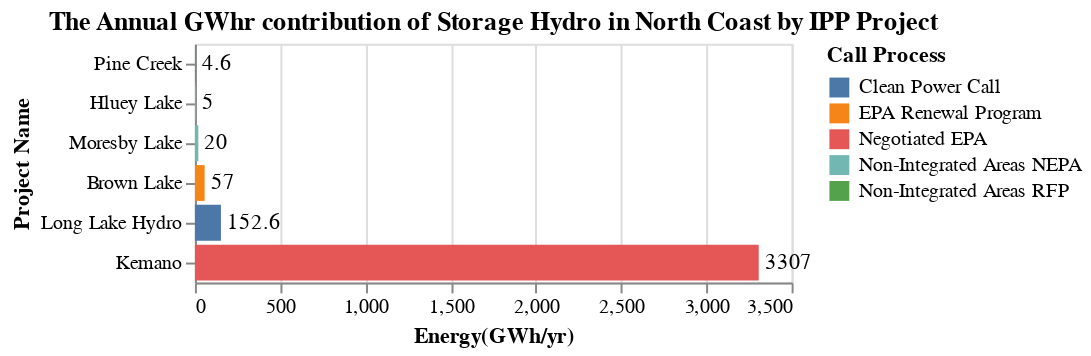

The code cell stored with this chart in its notebook:
### Code cell
title = alt.TitleParams('The Annual GWhr contribution of Storage Hydro in North Coast by IPP Project')

capacity_IPP = alt.Chart(data_NC, title = title).mark_bar().encode(
                    alt.Y('Project_name', title='Project Name',sort='x'),
                    alt.X('sum(Energy(GWh/yr))', title='Energy(GWh/yr)'),
                    alt.Color('Call_process', title = 'Call Process')).properties( width=300)
energy_NC_Loc_chart = capacity_IPP + capacity_IPP.mark_text(
    color = 'black', align='left', dx = 3).encode(text='sum(Energy(GWh/yr))',color=alt.value('black'))
energy_NC_Loc_chart

### Figure 1 — Vega-Lite specification as saved in the notebook (floating-point values rounded to 4 significant figures)
{"config": {"view": {"continuousWidth": 300, "continuousHeight": 300}}, "layer": [{"mark": {"type": "bar"}, "encoding": {"color": {"field": "Call_process", "title": "Call Process", "type": "nominal"}, "x": {"aggregate": "sum", "field": "Energy(GWh/yr)", "title": "Energy(GWh/yr)", "type": "quantitative"}, "y": {"field": "Project_name", "sort": "x", "title": "Project Name", "type": "nominal"}}, "title": {"text": "The Annual GWhr contribution of Storage Hydro in North Coast by IPP Project"}}, {"mark": {"type": "text", "align": "left", "color": "black", "dx": 3}, "encoding": {"color": {"value": "black"}, "text": {"aggregate": "sum", "field": "Energy(GWh/yr)", "type": "quantitative"}, "x": {"aggregate": "sum", "field": "Energy(GWh/yr)", "title": "Energy(GWh/yr)", "type": "quantitative"}, "y": {"field": "Project_name", "sort": "x", "title": "Project Name", "type": "nominal"}}, "title": {"text": "The Annual GWhr contribution of Storage Hydro in North Coast by IPP Project"}}], "data": {"name": "data-57f70773628994c254f670496ed0de41"}, "width": 300, "$schema": "https://vega.github.io/schema/vega-lite/v5.20.1.json", "datasets": {"data-57f70773628994c254f670496ed0de41": [{"Sub_region": "North Coast", "Project_name": "Pine Creek", "IPP_seller": "XEITL Limited Partnership", "Location": "Atlin", "Type": "Storage Hydro", "Year": "2006", "Call_process": "Non-Integrated Areas RFP", "Capacity(MW)": 2.0, "Energy(GWh/yr)": 4.6, "Region": "North Coast"}, {"Sub_region": "North Coast", "Project_name": "Hluey Lake", "IPP_seller": "MPT Hydro LP", "Location": "Dease Lake", "Type": "Storage Hydro", "Year": "2020", "Call_process": "Non-Integrated Areas NEPA", "Capacity(MW)": 3.0, "Energy(GWh/yr)": 5.0, "Region": "North Coast"}, {"Sub_region": "North Coast", "Project_name": "Kemano", "IPP_seller": "Rio Tinto Alcan Inc.", "Location": "Kitimat", "Type": "Storage Hydro", "Year": "2007", "Call_process": "Negotiated EPA", "Capacity(MW)": 896.0, "Energy(GWh/yr)": 3307.0, "Region": "North Coast"}, {"Sub_region": "North Coast", "Project_name": "Brown Lake", "IPP_seller": "Brown Miller Power LP", "Location": "Prince Rupert", "Type": "Storage Hydro", "Year": "2022", "Call_process": "EPA Renewal Program", "Capacity(MW)": 7.2, "Energy(GWh/yr)": 57.0, "Region": "North Coast"}, {"Sub_region": "North Coast", "Project_name": "Moresby Lake", "IPP_seller": "Atlantic Power (Coastal Rivers) Corporation", "Location": "Sandspit", "Type": "Storage Hydro", "Year": "2024", "Call_process": "Non-Integrated Areas NEPA", "Capacity(MW)": 6.0, "Energy(GWh/yr)": 20.0, "Region": "North Coast"}, {"Sub_region": "North Coast", "Project_name": "Long Lake Hydro", "IPP_seller": "Long Lake Joint Venture", "Location": "Stewart", "Type": "Storage Hydro", "Year": "2010", "Call_process": "Clean Power Call", "Capacity(MW)": 31.0, "Energy(GWh/yr)": 152.6, "Region": "North Coast"}]}}
